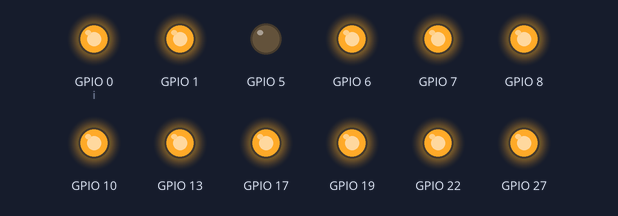
Simulated run of this program. Board: Raspberry Pi (BCM pin numbers). On the bench: output pins drawn as LEDs (lit = HIGH).

Above: at 0.05 s.
At 0.45 s:
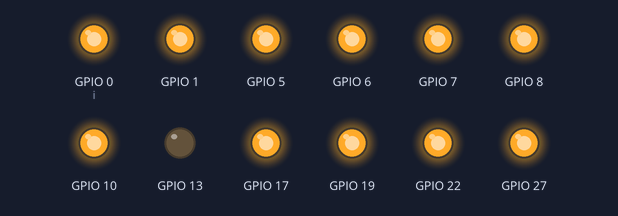
At 0.85 s:
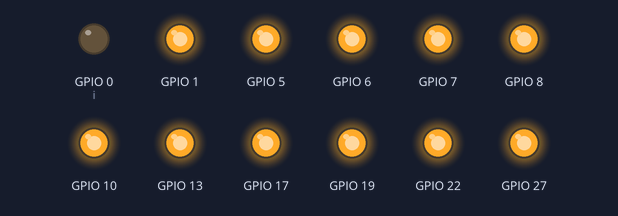
At 1.85 s:
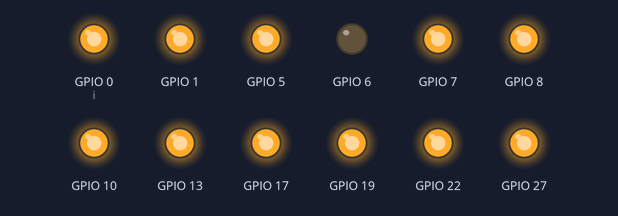
At 2.65 s:
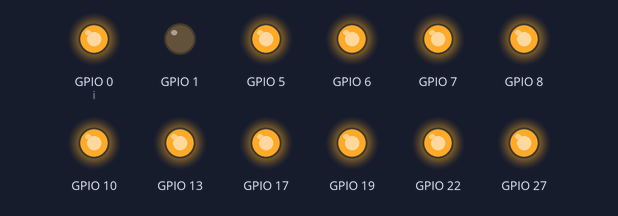
At 3.55 s:
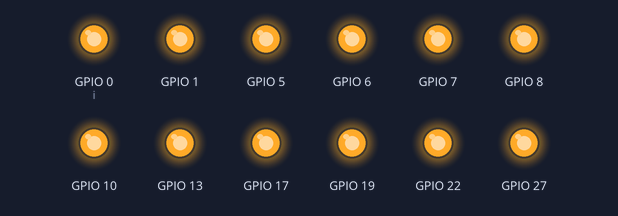
Timing chart, 0 to 3.9 s (numbered marks = the images above):
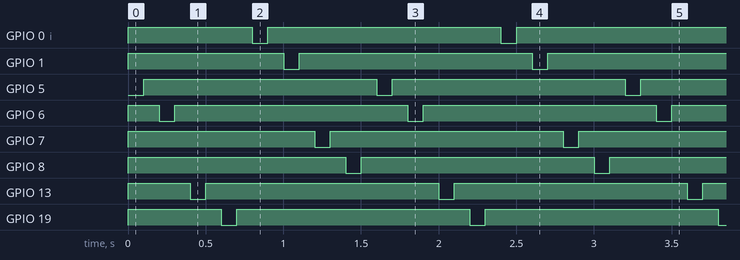

Measured:
- by itself, GPIO 0 (i), GPIO 1, GPIO 5–8, GPIO 13, GPIO 19: alternates HIGH for 1.5 s and LOW for 0.10 s
- by itself, everything shown: repeats every 1.6 s, in 16 steps

The program:

on4.py
```python
#!/usr/bin/env python
# -*- coding: utf-8 -*-

import RPi.GPIO as GPIO
import time
#引脚采用BCM编码
GPIO.setmode(GPIO.BCM)

GPIO.setwarnings(False)

#配置一个数组，依次对应8个灯的引脚BCM编码
pins = [5, 6, 13, 19, 0, 1, 7, 8] #GPIO ports
#由于SAKS的蓝色LED和数码管共享引脚，此处将数码管位选关闭，只让信号作用于LED
GPIO.setup(17, GPIO.OUT, initial=GPIO.HIGH)
GPIO.setup(27, GPIO.OUT, initial=GPIO.HIGH)
GPIO.setup(22, GPIO.OUT, initial=GPIO.HIGH)
GPIO.setup(10, GPIO.OUT, initial=GPIO.HIGH)
#定义一个便捷地设置引脚的方法
def setp(n, status='off'):
    if status == 'on':
        GPIO.output(n, GPIO.LOW)
    else:
        GPIO.output(n, GPIO.HIGH)
#遍历数组，将数组中8个LED引脚初始化
for i in pins:
    GPIO.setup(i, GPIO.OUT)
    setp(i, 'off')

try:
    i = 0
    while True:
        setp(pins[i], 'on')
        time.sleep(0.1)
        setp(pins[i], 'off')
        time.sleep(0.1)
        i += 1
        if i == len(pins):
            i = 0
except:
    print "except"
    GPIO.cleanup()
```
